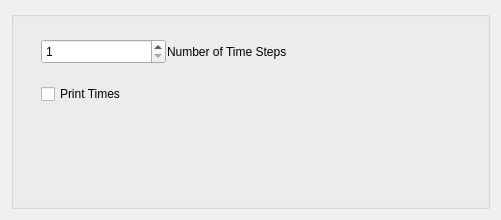
<?xml version="1.0" encoding="UTF-8"?>
<ui version="4.0">
 <class>ElectroStaticDialog</class>
 <widget class="QDialog" name="ElectroStaticDialog">
  <property name="geometry">
   <rect>
    <x>0</x>
    <y>0</y>
    <width>501</width>
    <height>220</height>
   </rect>
  </property>
  <property name="sizePolicy">
   <sizepolicy hsizetype="Fixed" vsizetype="Fixed">
    <horstretch>0</horstretch>
    <verstretch>0</verstretch>
   </sizepolicy>
  </property>
  <property name="minimumSize">
   <size>
    <width>300</width>
    <height>120</height>
   </size>
  </property>
  <property name="windowTitle">
   <string>Dialog</string>
  </property>
  <layout class="QVBoxLayout" name="verticalLayout">
   <item>
    <widget class="QGroupBox" name="groupBox">
     <property name="title">
      <string/>
     </property>
     <widget class="QWidget" name="">
      <property name="geometry">
       <rect>
        <x>30</x>
        <y>10</y>
        <width>251</width>
        <height>83</height>
       </rect>
      </property>
      <layout class="QVBoxLayout" name="verticalLayout_2">
       <property name="spacing">
        <number>1</number>
       </property>
       <item>
        <layout class="QHBoxLayout" name="horizontalLayout">
         <property name="spacing">
          <number>1</number>
         </property>
         <item>
          <widget class="QSpinBox" name="numStepSpinBox_">
           <property name="minimumSize">
            <size>
             <width>100</width>
             <height>25</height>
            </size>
           </property>
           <property name="minimum">
            <number>1</number>
           </property>
           <property name="maximum">
            <number>10000</number>
           </property>
           <property name="singleStep">
            <number>1</number>
           </property>
          </widget>
         </item>
         <item>
          <widget class="QLabel" name="label">
           <property name="text">
            <string>Number of Time Steps</string>
           </property>
          </widget>
         </item>
        </layout>
       </item>
       <item>
        <widget class="QCheckBox" name="printTimesButton_">
         <property name="text">
          <string>Print Times</string>
         </property>
        </widget>
       </item>
      </layout>
     </widget>
    </widget>
   </item>
  </layout>
 </widget>
 <resources/>
 <connections/>
</ui>
